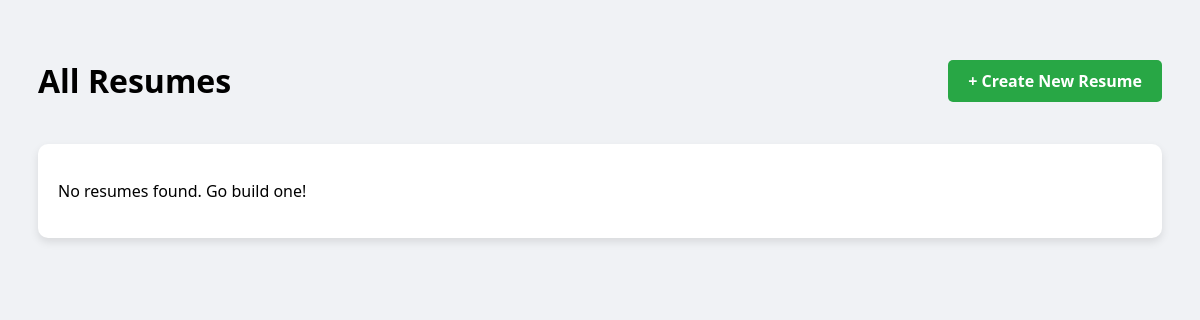
The app's page /, older data.
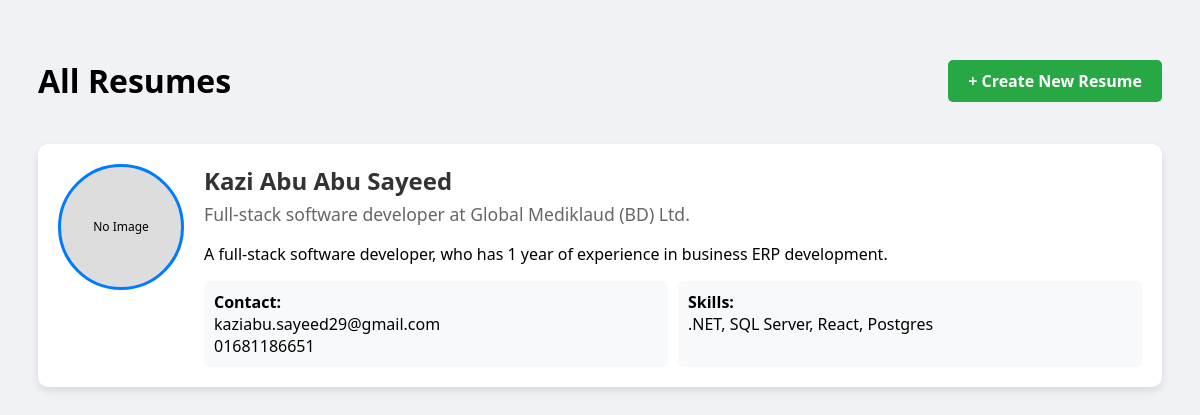
The same page, newer data.
### resumes/models.py (models this page shows, shortened)
class ResumeModel(models.Model):
    full_name = models.CharField(max_length=100)
    profile_picture = models.ImageField(upload_to='profiles/', blank=True, null=True)
    email = models.EmailField()
    phone = models.CharField(max_length=20)
    address = models.TextField()
    summary = models.TextField(help_text="Short personal objective")
    degree = models.CharField(max_length=100)
    institute_name = models.CharField(max_length=150)
    year_of_graduation = models.IntegerField()
    company_name = models.CharField(max_length=150)
    position = models.CharField(max_length=100)
    years_of_experience = models.IntegerField()
    skills = models.TextField(help_text="Comma-separated skills (e.g. Python, Django, SQL)")
    hobbies = models.TextField(help_text="Comma-separated hobbies")
    achievements = models.TextField(help_text="Comma-separated achievements")
    created_at = models.DateTimeField(auto_now_add=True)

### resumes/views.py (the view)
# urls.py: path('', views.resume_list, name='resume_list'),
def resume_list(request):
    resumes = ResumeModel.objects.all()
    return render(request, 'resumes/resume_list.html', {'resumes':resumes})

### resumes/templates/resumes/resume_list.html (shortened to what this page needs)
<!DOCTYPE html>
<html lang="en">
<head>
</head>
<body>
    <div class="header">
        <h1>All Resumes</h1>
        <a href="{% url 'resume_create' %}" class="btn-create">+ Create New Resume</a>
    </div>
    {% for resume in resumes %}
    <div class="resume-card">
        {% if resume.profile_picture %}
        <img src="{{ resume.profile_picture.url }}" alt="Profile Picture" class="profile-pic">
        {% else %}
        <div class="profile-pic"
            style="background:#ddd; display:flex; align-items:center; justify-content:center; text-align:center; font-size:12px;">
            No Image</div>
        {% endif %}
        <div class="details">
            <h2>{{ resume.full_name }}</h2>
            <p class="subtitle">{{ resume.position }} at {{ resume.company_name }}</p>
            <p>{{ resume.summary }}</p>
            <div class="info-grid">
                <div class="info-box">
                    <strong>Contact:</strong><br>
                    {{ resume.email }} <br> {{ resume.phone }}
                </div>
                <div class="info-box">
                    <strong>Skills:</strong><br>
                    {{ resume.skills }}
                </div>
            </div>
        </div>
    </div>
    {% empty %}
    <div class="resume-card">
        <p>No resumes found. Go build one!</p>
    </div>
    {% endfor %}
</body>
</html>

Row changes from the older to the newer data that the page shows:
added ResumeModel: profile_picture "No Image", full_name "Kazi Abu Abu Sayeed", position "Full-stack software developer", company_name "Global Mediklaud (BD) Ltd.", summary "A full-stack software developer, who has 1 year of experience in business ERP development.", email "kaziabu.sayeed29@gmail.com", phone "01681186651", skills ".NET, SQL Server, React, Postgres"
Text that changed along with them:
text no longer shown: "No resumes found. Go build one!"
